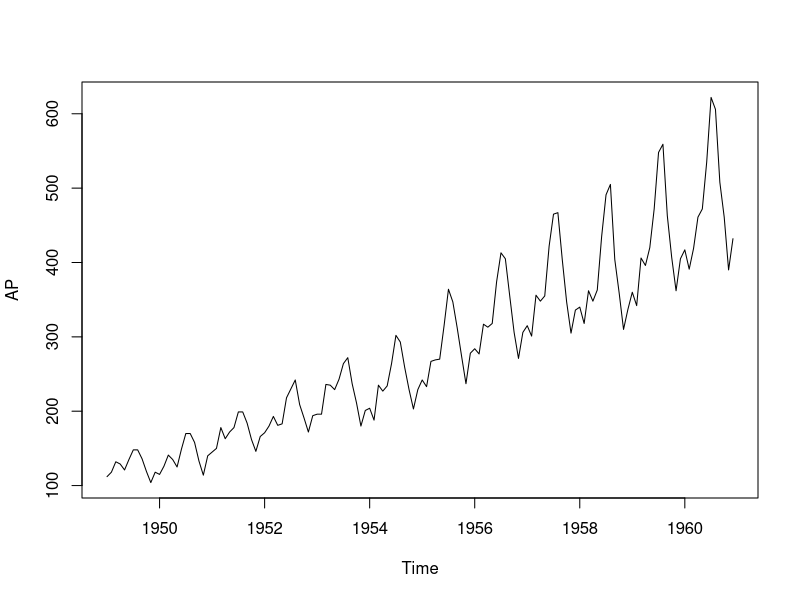
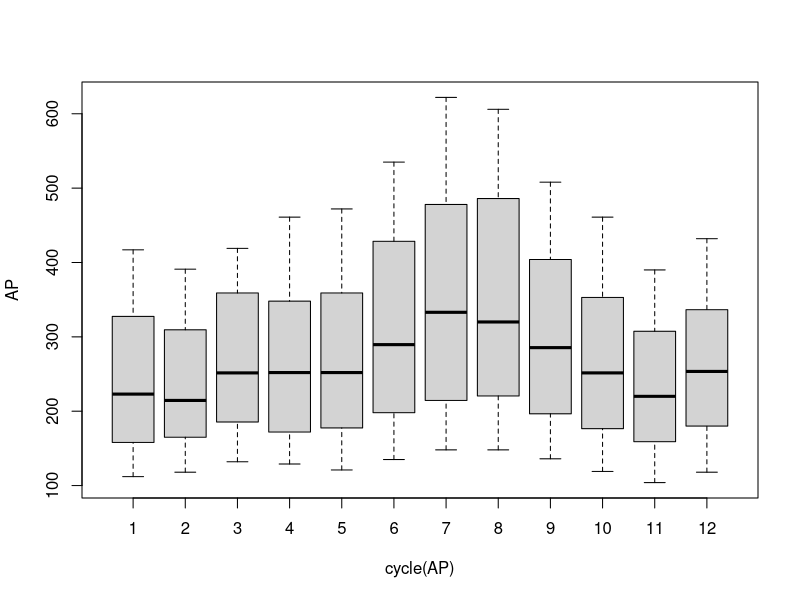

These figures' R source, in order: (Note: this script raises an error after producing the figures.)
# predictive analysis
library(mlbench)
data("PimaIndiansDiabetes2")
head(PimaIndiansDiabetes2)
# removing the null values
pidna<-na.omit(PimaIndiansDiabetes2)   
pidim<-pidna
pidim$diabetes<-as.numeric(pidna$diabetes)-1  # this is to label the categorical variables as numeric
head(pidim)

#spiliting our data
train<-pidim[1:300,]
test<-pidim[301:392,]

# regression- linear
reg<-lm(diabetes~.,data = train)
summary(reg)

pred<-predict(reg, newdata=test) 
# this basically tests to see which women are diabetic or not
pred
# this looks at how many predictions were true
real<-table(test$diabetes,pred>0.5)
real

rate<-1-sum(diag(real)/sum(real))
rate

real_0<- table(test$diabetes,pred>0.7)
real_0

# load that first
library(readr)

# TimeSeries
#data_1<-"http://rci.rutgers.edu/~rwomack/UNRATE.csv"
#data_2<-"http://rci.rutgers.edu/~rwomack/CPIAUCSL.csv"  

#emp<-read.csv(data_1,row.names = 1)
#emp2<-read.csv(data_2,row.names = 1)
# i have to do this ,unfortunately it cant load
data("AirPassengers")
AP<-AirPassengers
AP
class(AP)
start(AP)
end(AP)
frequency(AP)
# next we check the patterns of the data
cycle(AP)
plot(AP)
aggregate(AP)
boxplot(AP~cycle(AP))
#
# change data into timeseries
emp$Value<-ts(emp$Value, start =c (1948 , 1),frequency=12)
emp_2$Value<-ts(emp_2$Value,start = c(1948,1),frequency=12)
# checking on the time period
time(emp)
# selecting specific month data
emp.July<-window(emp,start = c(1980,7),frequency = 12)
# decomposition
decompose(emp,type = "additive")
#plotting it
plot(decompose(emp,type = "additive"))
ts.plot(emp,emp_2) # plotting two timeseries data frames
acf(emp) # this finds the correlation in the time series data
acf(AP)
plot(acf(AP))
acf(ts.intersect(emp,AP)) # ts.intersect binds two timeseries data frames
# that have the same frequency and consistency
ts.union(emp,AP) # acts the same as ts.frequency
#
#Forecasting methods #holtwinters
plot(HoltWinters(emp,alpha = 0.001,beta=1,gamma=0))
plot(HoltWinters(AP))
AP_h<-HoltWinters(AP)
plot(AP_h)
AP_pred<-predict(AP_h, n.ahead=20*12)
ts.plot(AP,AP_pred,lty=1:2)
plot(acf(diff(AP))) #This shows the how the time series vary 
#from a season til the next
#
# finally regression
#autoregression
ap.ar<-ar(AP,method = "mle")
ap.reg<-lm(AP~time(AP))
summary(ap.reg)
confint(ap.reg)
ap.pred<-predict(ap.ar,n.ahead=10*12)
ts.plot(AP,ap.pred$pred,lty=1:2)
acf(resid(ap.reg))
# arima model
ap.arm<-arima(AP,order=c(0,0,3))
summary(ap.arm)
arm.pred<-predict(ap.arm,n.ahead=10*12)  # prediction
ts.plot(AP,arm.pred$pred,lty=1:2)        
# looking at the models thoroughly
split.screen(figs = c(3,1))
plot(AP,AP_pred,lty=1:2)
screen(1)
